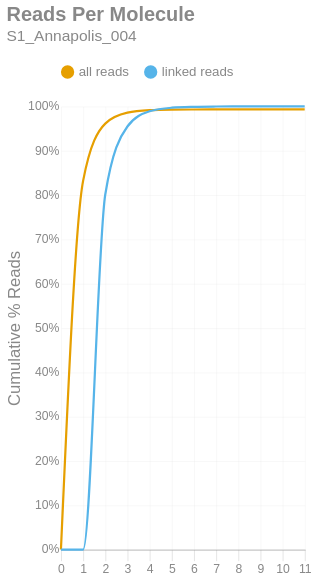

Here is the notebook cell this chart was saved with:
### Markdown cell above
### Reads per Molecule
This chart shows the cumulative distribution of the number of reads per linked molecule. That is, how many alignments are associated with a unique molecule. This excludes the number of reads associated with invalid or absent linked-read barcodes. The `linked` histogram is the percentages recalculated when disregarding singletons.

### Code cell
if SKIPLR:
    print_html(f"Skipped")
else:
    counts = np.bincount(valids['reads'].cast(pl.Int64).to_numpy())
    weighted = counts * np.arange(len(counts))
    all_perc = weighted / n_reads
    linked_perc = weighted / n_linked_reads
    linked_perc[1] = 0
    binned_df = pl.DataFrame({
        'readsper': list(range(len(counts))),
        'all reads (cumsum)': np.cumsum(all_perc).tolist(),
        'linked reads (cumsum)': np.cumsum(linked_perc).tolist(),
    })

    with SafeRender(binned_df):
        (
            density_plot(binned_df, 'Reads Per Molecule', samplename, 'readspmol')
            .encode(
                x=alt.X('readsper:O', title=None).axis(labelAngle=0).scale(padding=0),
                y=alt.Y('value:Q', title='Cumulative % Reads').axis(format='%').stack(False),
                color=alt.Color("key:N").scale(domain=["all reads", "linked reads"]),
                tooltip=[
                    alt.Tooltip("key:N", title="Data Type"),
                    alt.Tooltip("readsper:O", title="Reads Per Molecule"),
                    alt.Tooltip("value:Q", format=".2%", title="% Reads (Cum.)")
                ]            
            )
        ).display()

### Figure 1 — Vega-Lite specification as saved in the notebook (floating-point values rounded to 4 significant figures)
{"width": "container", "height": 400, "config": {"title": {"anchor": "start", "dy": -15, "fontSize": 18, "color": "#888888", "subtitleColor": "#888888", "subtitleFontSize": 14}, "arc": {"fill": "#0072B2"}, "axis": {"domainColor": "#888888", "domainWidth": 0.5, "gridWidth": 0.2, "grid": false, "titleFontWeight": 400, "titleFontSize": 15, "labelFontSize": 11, "labelColor": "#888888", "tickColor": "#888888", "tickWidth": 0.2, "titleColor": "#888888"}, "axisBand": {"grid": false}, "axisX": {"grid": true, "tickSize": 10, "domainCap": "round"}, "axisY": {"domain": false, "grid": true, "tickSize": 0, "domainCap": "round"}, "background": "transparent", "header": {"labelFontSize": 15, "labelColor": "#888888", "titleFontSize": 15, "titleFontWeight": 600, "titleColor": "#888888"}, "legend": {"labelFont": "sans-serif", "labelFontSize": 12, "labelColor": "#888888", "symbolSize": 100, "symbolType": "circle", "titleFontSize": 12, "titlePadding": 10, "titleColor": "#888888", "title": null, "orient": "top"}, "range": {"category": ["#E69F00", "#56B4E9", "#009E73", "#F0E442", "#0072B2", "#D55E00", "#CC79A7", "#000000"], "diverging": ["#cfe8f3", "#a2d4ec", "#73bfe2", "#46abdb", "#1696d2", "#12719e"]}, "area": {"fill": "#0072B2", "fillOpacity": 0.7, "line": true, "strokeOpacity": 0.7}, "line": {"color": "#0072B2", "stroke": "#0072B2", "strokeWidth": 2}, "trail": {"color": "#0072B2", "stroke": "#0072B2", "strokeWidth": 0, "size": 1}, "point": {"filled": true, "fillOpacity": 1.0, "size": 95}, "text": {"color": "#888888", "fontSize": 11, "align": "right", "fontWeight": 400, "size": 11}, "bar": {"fill": "#0072B2", "stroke": null}, "view": {"stroke": null, "continuousWidth": 660, "continuousHeight": 400}}, "data": {"name": "data-071de4eb3eec9b63e0b190f83709172a"}, "mark": {"type": "line", "interpolate": "monotone", "point": {"opacity": 0, "size": 275}}, "encoding": {"color": {"field": "key", "scale": {"domain": ["all reads", "linked reads"]}, "type": "nominal"}, "tooltip": [{"field": "key", "title": "Data Type", "type": "nominal"}, {"field": "readsper", "title": "Reads Per Molecule", "type": "ordinal"}, {"field": "value", "format": ".2%", "title": "% Reads (Cum.)", "type": "quantitative"}], "x": {"axis": {"labelAngle": 0}, "field": "readsper", "scale": {"padding": 0}, "title": null, "type": "ordinal"}, "y": {"axis": {"format": "%"}, "field": "value", "stack": false, "title": "Cumulative % Reads", "type": "quantitative"}}, "params": [{"name": "param_c36ac31b6afebe62", "select": {"type": "point", "fields": ["key"]}, "bind": "legend"}], "title": {"text": "Reads Per Molecule", "subtitle": "S1_Annapolis_004"}, "transform": [{"fold": ["all reads (cumsum)", "linked reads (cumsum)"]}, {"calculate": "replace(datum.key, ' (cumsum)', '')", "as": "key"}, {"filter": {"param": "param_c36ac31b6afebe62"}}], "usermeta": {"embedOptions": {"downloadFileName": "S1_Annapolis_004.readspmol"}}, "$schema": "https://vega.github.io/schema/vega-lite/v6.1.0.json", "datasets": {"data-071de4eb3eec9b63e0b190f83709172a": [{"readsper": 0, "all reads (cumsum)": 0.0, "linked reads (cumsum)": 0.0}, {"readsper": 1, "all reads (cumsum)": 0.8319, "linked reads (cumsum)": 0.0}, {"readsper": 2, "all reads (cumsum)": 0.961, "linked reads (cumsum)": 0.8011}, {"readsper": 3, "all reads (cumsum)": 0.9858, "linked reads (cumsum)": 0.9545}, {"readsper": 4, "all reads (cumsum)": 0.9913, "linked reads (cumsum)": 0.9888}, {"readsper": 5, "all reads (cumsum)": 0.9926, "linked reads (cumsum)": 0.997}, {"readsper": 6, "all reads (cumsum)": 0.9929, "linked reads (cumsum)": 0.999}, {"readsper": 7, "all reads (cumsum)": 0.9931, "linked reads (cumsum)": 0.9997}, {"readsper": 8, "all reads (cumsum)": 0.9931, "linked reads (cumsum)": 0.9999}, {"readsper": 9, "all reads (cumsum)": 0.9931, "linked reads (cumsum)": 1.0}, {"readsper": 10, "all reads (cumsum)": 0.9931, "linked reads (cumsum)": 1.0}, {"readsper": 11, "all reads (cumsum)": 0.9931, "linked reads (cumsum)": 1.0}]}}
